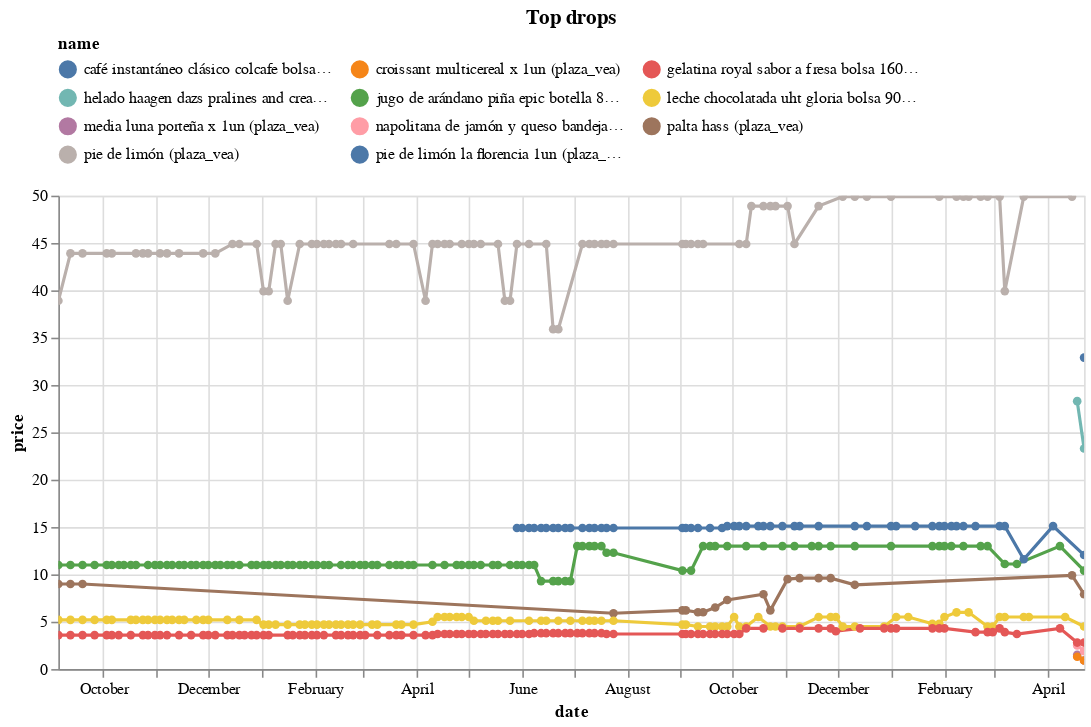

Write notebook code for a chart like this one.
### Code cell
(top_changes
 .sort_values('change')
 .head(10)
 .pipe(plot_changes, 'Top drops')
)

### Figure 1 — Vega-Lite specification as saved in the notebook (floating-point values rounded to 4 significant figures; data arrays with more than 128 entries replaced by an {"elided": "..."} marker saying what was removed)
{"config": {"view": {"continuousWidth": 300, "continuousHeight": 300}, "legend": {"columns": 3, "orient": "top"}}, "data": {"name": "data-e914f43f59efb81a17e35065dc815f8d"}, "mark": {"type": "line", "point": true}, "encoding": {"color": {"field": "name", "scale": {"domain": ["café instantáneo clásico colcafe bolsa 85g (plaza_vea)", "croissant multicereal x 1un (plaza_vea)", "gelatina royal sabor a fresa bolsa 160g (plaza_vea)", "helado haagen dazs pralines and cream pote 473ml (plaza_vea)", "jugo de arándano piña epic botella 880ml (plaza_vea)", "leche chocolatada uht gloria bolsa 900ml (plaza_vea)", "media luna porteña x 1un (plaza_vea)", "napolitana de jamón y queso bandeja 1un (plaza_vea)", "palta hass (plaza_vea)", "pie de limón (plaza_vea)", "pie de limón la florencia 1un (plaza_vea)"]}, "type": "nominal"}, "tooltip": [{"field": "name", "type": "nominal"}, {"field": "price", "type": "quantitative"}, {"field": "last_price", "type": "quantitative"}], "x": {"field": "date", "type": "temporal"}, "y": {"field": "price", "type": "quantitative"}}, "params": [{"name": "param_3", "select": {"type": "point", "fields": ["name"]}, "bind": "legend"}, {"name": "param_4", "select": {"type": "interval", "encodings": ["x", "y"]}, "bind": "scales"}], "title": "Top drops", "transform": [{"filter": {"param": "param_3"}}], "width": 650, "$schema": "https://vega.github.io/schema/vega-lite/v5.17.0.json", "datasets": {"data-e914f43f59efb81a17e35065dc815f8d": {"elided": "475 records"}}}
